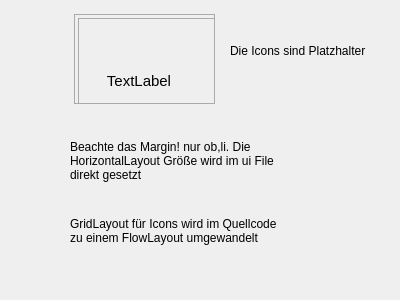
<?xml version="1.0" encoding="UTF-8"?>
<ui version="4.0">
 <class>Form</class>
 <widget class="QWidget" name="Form">
  <property name="geometry">
   <rect>
    <x>0</x>
    <y>0</y>
    <width>400</width>
    <height>300</height>
   </rect>
  </property>
  <property name="windowTitle">
   <string>Form</string>
  </property>
  <widget class="QWidget" name="mywidget" native="true">
   <property name="geometry">
    <rect>
     <x>70</x>
     <y>10</y>
     <width>145</width>
     <height>94</height>
    </rect>
   </property>
   <property name="sizePolicy">
    <sizepolicy hsizetype="Fixed" vsizetype="Fixed">
     <horstretch>0</horstretch>
     <verstretch>0</verstretch>
    </sizepolicy>
   </property>
   <property name="styleSheet">
    <string notr="true">border-width: 1px; border-style: solid; border-color: #AAA; margin-top: 4px; margin-left:4px;</string>
   </property>
   <widget class="QWidget" name="horizontalLayoutWidget">
    <property name="geometry">
     <rect>
      <x>4</x>
      <y>4</y>
      <width>142</width>
      <height>98</height>
     </rect>
    </property>
    <layout class="QHBoxLayout" name="horizontalLayout">
     <property name="spacing">
      <number>0</number>
     </property>
     <property name="leftMargin">
      <number>0</number>
     </property>
     <item>
      <layout class="QVBoxLayout" name="verticalLayout">
       <property name="spacing">
        <number>0</number>
       </property>
       <item>
        <widget class="QLabel" name="image">
         <property name="sizePolicy">
          <sizepolicy hsizetype="Fixed" vsizetype="Fixed">
           <horstretch>0</horstretch>
           <verstretch>0</verstretch>
          </sizepolicy>
         </property>
         <property name="styleSheet">
          <string notr="true">padding:0;margin:0;border:0;</string>
         </property>
         <property name="text">
          <string/>
         </property>
         <property name="pixmap">
          <pixmap>../../../../../../Downloads/LIFE-Dev/life-exam/pixmaps/original/Test.jpg</pixmap>
         </property>
         <property name="scaledContents">
          <bool>false</bool>
         </property>
         <property name="alignment">
          <set>Qt::AlignLeading|Qt::AlignLeft|Qt::AlignTop</set>
         </property>
        </widget>
       </item>
       <item>
        <widget class="QLabel" name="info">
         <property name="sizePolicy">
          <sizepolicy hsizetype="Minimum" vsizetype="Minimum">
           <horstretch>0</horstretch>
           <verstretch>0</verstretch>
          </sizepolicy>
         </property>
         <property name="minimumSize">
          <size>
           <width>122</width>
           <height>18</height>
          </size>
         </property>
         <property name="maximumSize">
          <size>
           <width>122</width>
           <height>18</height>
          </size>
         </property>
         <property name="font">
          <font>
           <pointsize>11</pointsize>
          </font>
         </property>
         <property name="styleSheet">
          <string notr="true">padding:0;margin:0;border:0;</string>
         </property>
         <property name="text">
          <string>TextLabel</string>
         </property>
         <property name="alignment">
          <set>Qt::AlignCenter</set>
         </property>
        </widget>
       </item>
      </layout>
     </item>
     <item>
      <layout class="QGridLayout" name="gridLayout_icons">
       <property name="horizontalSpacing">
        <number>0</number>
       </property>
       <property name="verticalSpacing">
        <number>1</number>
       </property>
       <item row="1" column="0">
        <widget class="QLabel" name="status2">
         <property name="sizePolicy">
          <sizepolicy hsizetype="Fixed" vsizetype="Fixed">
           <horstretch>0</horstretch>
           <verstretch>0</verstretch>
          </sizepolicy>
         </property>
         <property name="styleSheet">
          <string notr="true">padding:0;margin:0;border:0;</string>
         </property>
         <property name="text">
          <string/>
         </property>
         <property name="pixmap">
          <pixmap>LIFE-Dev/life-exam/pixmaps/fileok.png</pixmap>
         </property>
         <property name="alignment">
          <set>Qt::AlignCenter</set>
         </property>
        </widget>
       </item>
       <item row="3" column="0">
        <widget class="QLabel" name="status4">
         <property name="sizePolicy">
          <sizepolicy hsizetype="Fixed" vsizetype="Fixed">
           <horstretch>0</horstretch>
           <verstretch>0</verstretch>
          </sizepolicy>
         </property>
         <property name="styleSheet">
          <string notr="true">padding:0;margin:0;border:0;</string>
         </property>
         <property name="text">
          <string/>
         </property>
         <property name="pixmap">
          <pixmap>LIFE-Dev/life-exam/pixmaps/fileok.png</pixmap>
         </property>
         <property name="alignment">
          <set>Qt::AlignCenter</set>
         </property>
        </widget>
       </item>
       <item row="0" column="0">
        <widget class="QLabel" name="status1">
         <property name="sizePolicy">
          <sizepolicy hsizetype="Fixed" vsizetype="Fixed">
           <horstretch>0</horstretch>
           <verstretch>0</verstretch>
          </sizepolicy>
         </property>
         <property name="styleSheet">
          <string notr="true">padding:0;margin:0;border:0;</string>
         </property>
         <property name="text">
          <string/>
         </property>
         <property name="pixmap">
          <pixmap>LIFE-Dev/life-exam/pixmaps/fileok.png</pixmap>
         </property>
         <property name="alignment">
          <set>Qt::AlignCenter</set>
         </property>
        </widget>
       </item>
       <item row="2" column="0">
        <widget class="QLabel" name="status3">
         <property name="sizePolicy">
          <sizepolicy hsizetype="Fixed" vsizetype="Fixed">
           <horstretch>0</horstretch>
           <verstretch>0</verstretch>
          </sizepolicy>
         </property>
         <property name="styleSheet">
          <string notr="true">padding:0;margin:0;border:0;</string>
         </property>
         <property name="text">
          <string/>
         </property>
         <property name="pixmap">
          <pixmap>LIFE-Dev/life-exam/pixmaps/fileok.png</pixmap>
         </property>
         <property name="alignment">
          <set>Qt::AlignCenter</set>
         </property>
        </widget>
       </item>
       <item row="4" column="0">
        <widget class="QLabel" name="status5">
         <property name="sizePolicy">
          <sizepolicy hsizetype="Fixed" vsizetype="Fixed">
           <horstretch>0</horstretch>
           <verstretch>0</verstretch>
          </sizepolicy>
         </property>
         <property name="styleSheet">
          <string notr="true">padding:0;margin:0;border:0;</string>
         </property>
         <property name="text">
          <string/>
         </property>
         <property name="pixmap">
          <pixmap>LIFE-Dev/life-exam/pixmaps/fileok.png</pixmap>
         </property>
         <property name="alignment">
          <set>Qt::AlignCenter</set>
         </property>
        </widget>
       </item>
      </layout>
     </item>
    </layout>
   </widget>
  </widget>
  <widget class="QLabel" name="label">
   <property name="geometry">
    <rect>
     <x>70</x>
     <y>130</y>
     <width>211</width>
     <height>61</height>
    </rect>
   </property>
   <property name="text">
    <string>Beachte das Margin! nur ob,li. Die HorizontalLayout Größe wird im ui File direkt gesetzt</string>
   </property>
   <property name="wordWrap">
    <bool>true</bool>
   </property>
  </widget>
  <widget class="QLabel" name="label_2">
   <property name="geometry">
    <rect>
     <x>70</x>
     <y>200</y>
     <width>211</width>
     <height>61</height>
    </rect>
   </property>
   <property name="text">
    <string>GridLayout für Icons wird im Quellcode zu einem FlowLayout umgewandelt</string>
   </property>
   <property name="wordWrap">
    <bool>true</bool>
   </property>
  </widget>
  <widget class="QLabel" name="label_3">
   <property name="geometry">
    <rect>
     <x>230</x>
     <y>20</y>
     <width>211</width>
     <height>61</height>
    </rect>
   </property>
   <property name="text">
    <string>Die Icons sind Platzhalter</string>
   </property>
   <property name="wordWrap">
    <bool>true</bool>
   </property>
  </widget>
 </widget>
 <resources/>
 <connections/>
</ui>
